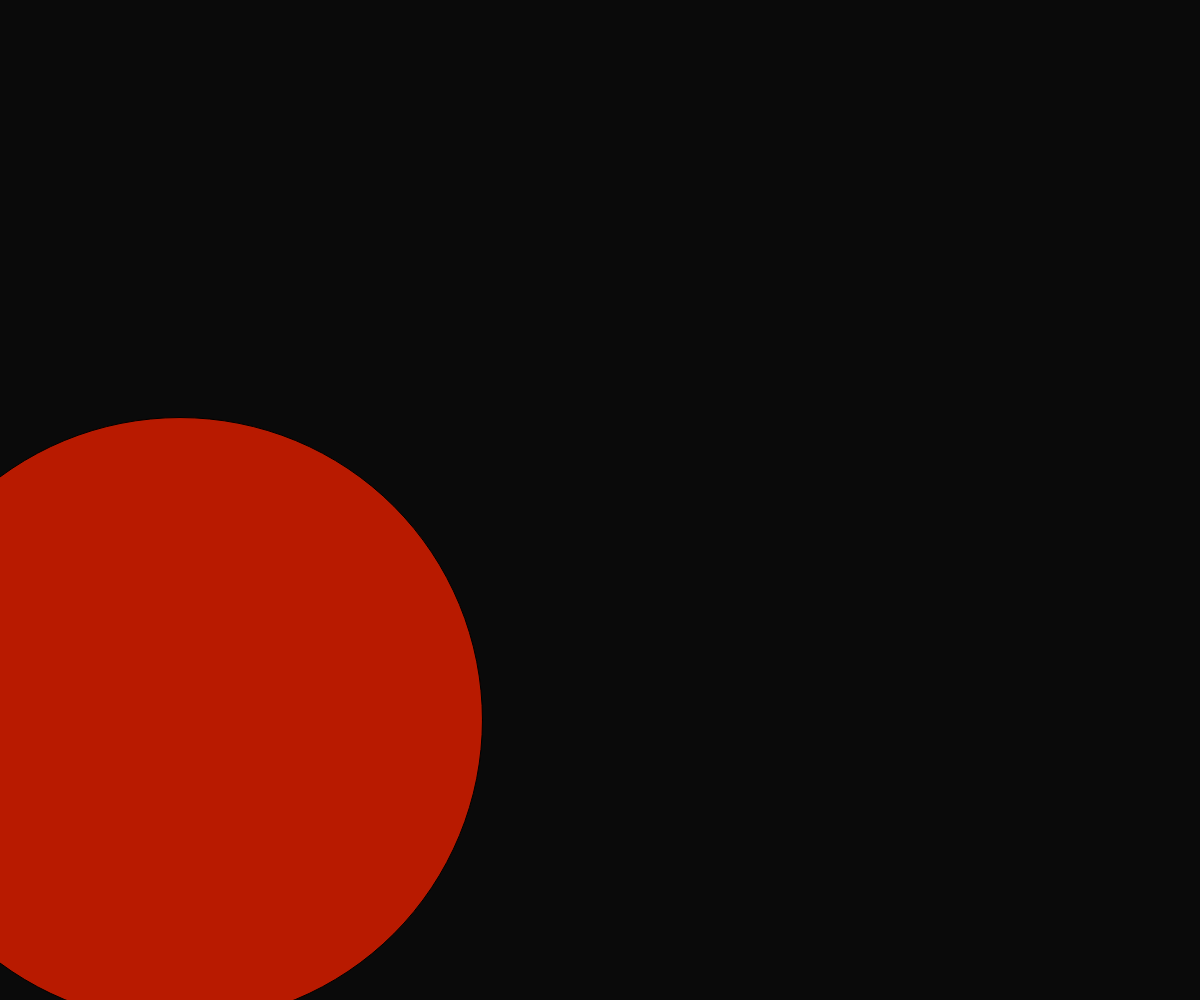
Frame 1 (no input)
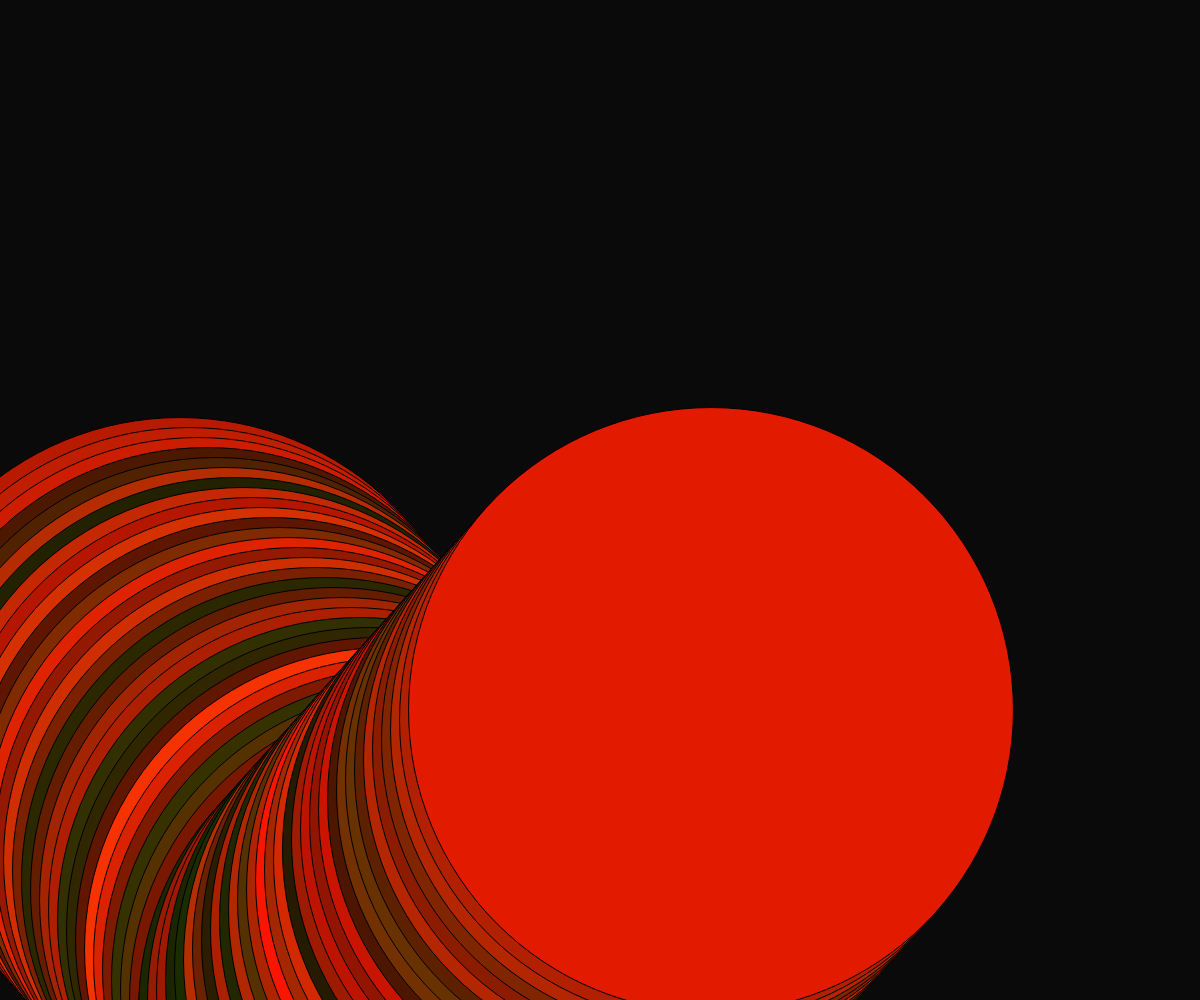
Frame 60 (no input)
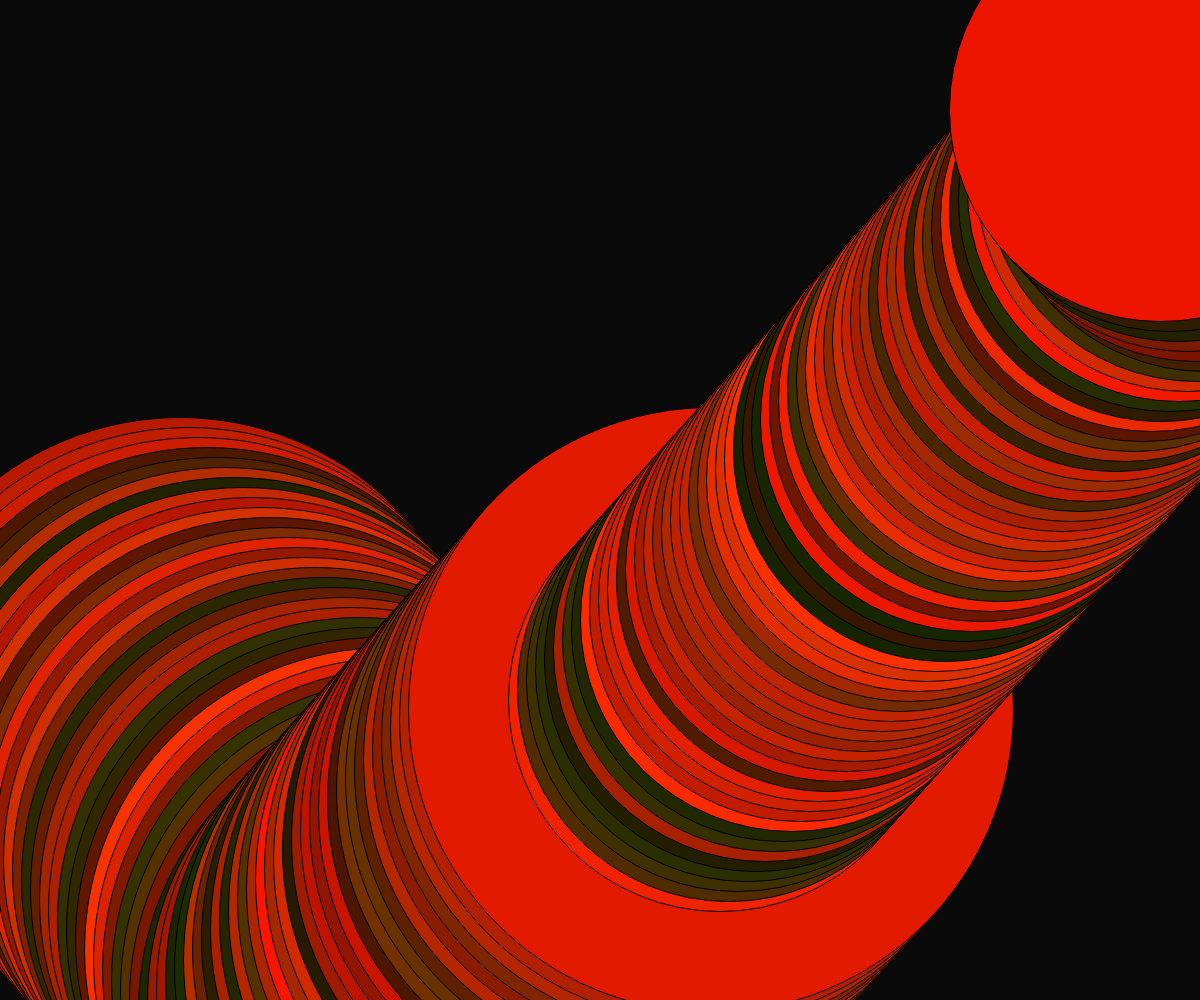
Frame 120 (the mouse pressed at the canvas centre since frame 60)

The p5.js sketch that drew these frames (run headless with seeded random() and noise() and a simulated clock; from frame 60 on, the mouse is pressed at the canvas centre):

// p5.js sketch
// ── sketch.js

var x = 180;
var y = 720;
var xspeed = 9;
var yspeed = 10;


// p5.js initial setup
function setup() {
  createCanvas(windowWidth, windowHeight);
  background (10, 10, 10);
}

// p5.js draw loop
function draw() {
  // distance from center of the screen
  var d = dist(windowWidth/2, windowHeight/13, mouseX, mouseY);

  fill (random(20, 250, 100), random(20, 50, 200), (250,0, 0));
  ellipse (x, y, d, d);

  // bouncing horizontally
  x = x + xspeed;

  if (x > windowWidth || x < 12)  {
    xspeed = -xspeed;
  }

  // bouncing veritcally
  y = y + yspeed;

  if (y > windowHeight || y < 8) {
    yspeed = -yspeed;
  }
}
